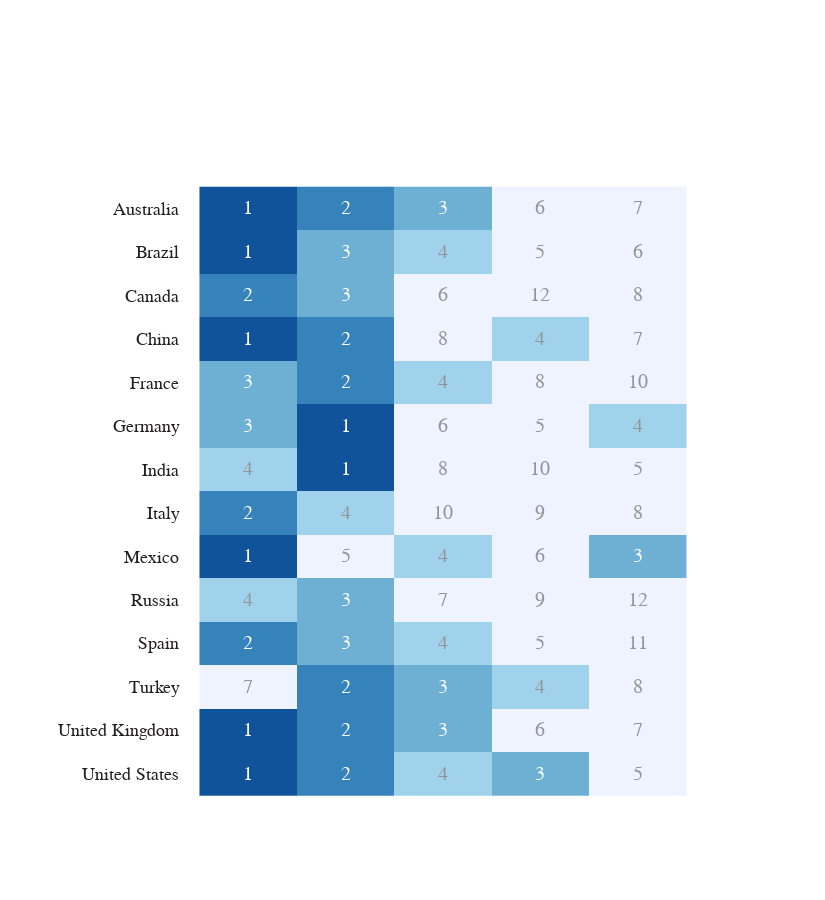

This figure's notebook cell:
### Markdown cell above
## Data Visualization

### Code cell
fig = go.Figure()

# Plot -------------------------
fig.add_heatmap(
    x=df.columns,
    y=df.index,
    z=df.loc[:,:].values,
    colorscale=[[0, 'rgb(16,83,154)'],
                [0.083333333333333, 'rgb(16,83,154)'],
                [0.083333333333333, 'rgb(54,131,187)'], 
                [0.166666666666667, 'rgb(54,131,187)'],
                [0.166666666666667, 'rgb(110,175,212)'],
                [0.25, 'rgb(110,175,212)'],
                [0.25, 'rgb(160,210,235)'],
                [0.333333333333333, 'rgb(160,210,235)'],
                [0.333333333333333, 'rgb(239,243,255)'],
                [1, 'rgb(239,243,255)']],
    showscale=False,
)

# Annotation -------------------
for i in range(5):
    for j in range(14):
        if df.iloc[j, i] < 4:
            fig.add_annotation(
                text=str(df.iloc[j, i]),
                font=dict(color="white", size=20, family="Arial"),
                x=df.columns.values[i],
                y=df.index.values[j],
                showarrow=False,
            )
        else:
            fig.add_annotation(
                text=str(df.iloc[j, i]),
                font=dict(color=GRAY7, size=20, family="Arial"),
                x=df.columns.values[i],
                y=df.index.values[j],
                showarrow=False,
            )

# Text -------------------------


# Layout -----------------------
fig.update_layout(
    width=825,
    height=900,
    margin=dict(t=165, b=82.5, l=180, r=90),
    paper_bgcolor="white",
    plot_bgcolor="white",
)

fig.update_xaxes(
    showticklabels=False,
    range=[-0.7, 5]
)

fig.update_yaxes(
    tickfont=dict(color=GRAY1, size=18, family="Arial"),
    tickcolor=GRAY8,
    range=[-1, 14]
)

### Figure 1 — Plotly figure (JSON) as saved in the notebook; plotly's stock layout.template omitted (floating-point values rounded to 4 significant figures)
{"data": [{"colorscale": [[0, "rgb(16,83,154)"], [0.08333, "rgb(16,83,154)"], [0.08333, "rgb(54,131,187)"], [0.1667, "rgb(54,131,187)"], [0.1667, "rgb(110,175,212)"], [0.25, "rgb(110,175,212)"], [0.25, "rgb(160,210,235)"], [0.3333, "rgb(160,210,235)"], [0.3333, "rgb(239,243,255)"], [1, "rgb(239,243,255)"]], "showscale": false, "type": "heatmap", "x": ["A", "B", "C", "D", "E"], "y": ["United States", "United Kingdom", "Turkey", "Spain", "Russia", "Mexico", "Italy", "India", "Germany", "France", "China", "Canada", "Brazil", "Australia"], "z": [[1, 2, 4, 3, 5], [1, 2, 3, 6, 7], [7, 2, 3, 4, 8], [2, 3, 4, 5, 11], [4, 3, 7, 9, 12], [1, 5, 4, 6, 3], [2, 4, 10, 9, 8], [4, 1, 8, 10, 5], [3, 1, 6, 5, 4], [3, 2, 4, 8, 10], [1, 2, 8, 4, 7], [2, 3, 6, 12, 8], [1, 3, 4, 5, 6], [1, 2, 3, 6, 7]]}], "layout": {"annotations": [{"font": {"color": "white", "family": "Arial", "size": 20}, "showarrow": false, "text": "1", "x": "A", "y": "United States"}, {"font": {"color": "white", "family": "Arial", "size": 20}, "showarrow": false, "text": "1", "x": "A", "y": "United Kingdom"}, {"font": {"color": "#929497", "family": "Arial", "size": 20}, "showarrow": false, "text": "7", "x": "A", "y": "Turkey"}, {"font": {"color": "white", "family": "Arial", "size": 20}, "showarrow": false, "text": "2", "x": "A", "y": "Spain"}, {"font": {"color": "#929497", "family": "Arial", "size": 20}, "showarrow": false, "text": "4", "x": "A", "y": "Russia"}, {"font": {"color": "white", "family": "Arial", "size": 20}, "showarrow": false, "text": "1", "x": "A", "y": "Mexico"}, {"font": {"color": "white", "family": "Arial", "size": 20}, "showarrow": false, "text": "2", "x": "A", "y": "Italy"}, {"font": {"color": "#929497", "family": "Arial", "size": 20}, "showarrow": false, "text": "4", "x": "A", "y": "India"}, {"font": {"color": "white", "family": "Arial", "size": 20}, "showarrow": false, "text": "3", "x": "A", "y": "Germany"}, {"font": {"color": "white", "family": "Arial", "size": 20}, "showarrow": false, "text": "3", "x": "A", "y": "France"}, {"font": {"color": "white", "family": "Arial", "size": 20}, "showarrow": false, "text": "1", "x": "A", "y": "China"}, {"font": {"color": "white", "family": "Arial", "size": 20}, "showarrow": false, "text": "2", "x": "A", "y": "Canada"}, {"font": {"color": "white", "family": "Arial", "size": 20}, "showarrow": false, "text": "1", "x": "A", "y": "Brazil"}, {"font": {"color": "white", "family": "Arial", "size": 20}, "showarrow": false, "text": "1", "x": "A", "y": "Australia"}, {"font": {"color": "white", "family": "Arial", "size": 20}, "showarrow": false, "text": "2", "x": "B", "y": "United States"}, {"font": {"color": "white", "family": "Arial", "size": 20}, "showarrow": false, "text": "2", "x": "B", "y": "United Kingdom"}, {"font": {"color": "white", "family": "Arial", "size": 20}, "showarrow": false, "text": "2", "x": "B", "y": "Turkey"}, {"font": {"color": "white", "family": "Arial", "size": 20}, "showarrow": false, "text": "3", "x": "B", "y": "Spain"}, {"font": {"color": "white", "family": "Arial", "size": 20}, "showarrow": false, "text": "3", "x": "B", "y": "Russia"}, {"font": {"color": "#929497", "family": "Arial", "size": 20}, "showarrow": false, "text": "5", "x": "B", "y": "Mexico"}, {"font": {"color": "#929497", "family": "Arial", "size": 20}, "showarrow": false, "text": "4", "x": "B", "y": "Italy"}, {"font": {"color": "white", "family": "Arial", "size": 20}, "showarrow": false, "text": "1", "x": "B", "y": "India"}, {"font": {"color": "white", "family": "Arial", "size": 20}, "showarrow": false, "text": "1", "x": "B", "y": "Germany"}, {"font": {"color": "white", "family": "Arial", "size": 20}, "showarrow": false, "text": "2", "x": "B", "y": "France"}, {"font": {"color": "white", "family": "Arial", "size": 20}, "showarrow": false, "text": "2", "x": "B", "y": "China"}, {"font": {"color": "white", "family": "Arial", "size": 20}, "showarrow": false, "text": "3", "x": "B", "y": "Canada"}, {"font": {"color": "white", "family": "Arial", "size": 20}, "showarrow": false, "text": "3", "x": "B", "y": "Brazil"}, {"font": {"color": "white", "family": "Arial", "size": 20}, "showarrow": false, "text": "2", "x": "B", "y": "Australia"}, {"font": {"color": "#929497", "family": "Arial", "size": 20}, "showarrow": false, "text": "4", "x": "C", "y": "United States"}, {"font": {"color": "white", "family": "Arial", "size": 20}, "showarrow": false, "text": "3", "x": "C", "y": "United Kingdom"}, {"font": {"color": "white", "family": "Arial", "size": 20}, "showarrow": false, "text": "3", "x": "C", "y": "Turkey"}, {"font": {"color": "#929497", "family": "Arial", "size": 20}, "showarrow": false, "text": "4", "x": "C", "y": "Spain"}, {"font": {"color": "#929497", "family": "Arial", "size": 20}, "showarrow": false, "text": "7", "x": "C", "y": "Russia"}, {"font": {"color": "#929497", "family": "Arial", "size": 20}, "showarrow": false, "text": "4", "x": "C", "y": "Mexico"}, {"font": {"color": "#929497", "family": "Arial", "size": 20}, "showarrow": false, "text": "10", "x": "C", "y": "Italy"}, {"font": {"color": "#929497", "family": "Arial", "size": 20}, "showarrow": false, "text": "8", "x": "C", "y": "India"}, {"font": {"color": "#929497", "family": "Arial", "size": 20}, "showarrow": false, "text": "6", "x": "C", "y": "Germany"}, {"font": {"color": "#929497", "family": "Arial", "size": 20}, "showarrow": false, "text": "4", "x": "C", "y": "France"}, {"font": {"color": "#929497", "family": "Arial", "size": 20}, "showarrow": false, "text": "8", "x": "C", "y": "China"}, {"font": {"color": "#929497", "family": "Arial", "size": 20}, "showarrow": false, "text": "6", "x": "C", "y": "Canada"}, {"font": {"color": "#929497", "family": "Arial", "size": 20}, "showarrow": false, "text": "4", "x": "C", "y": "Brazil"}, {"font": {"color": "white", "family": "Arial", "size": 20}, "showarrow": false, "text": "3", "x": "C", "y": "Australia"}, {"font": {"color": "white", "family": "Arial", "size": 20}, "showarrow": false, "text": "3", "x": "D", "y": "United States"}, {"font": {"color": "#929497", "family": "Arial", "size": 20}, "showarrow": false, "text": "6", "x": "D", "y": "United Kingdom"}, {"font": {"color": "#929497", "family": "Arial", "size": 20}, "showarrow": false, "text": "4", "x": "D", "y": "Turkey"}, {"font": {"color": "#929497", "family": "Arial", "size": 20}, "showarrow": false, "text": "5", "x": "D", "y": "Spain"}, {"font": {"color": "#929497", "family": "Arial", "size": 20}, "showarrow": false, "text": "9", "x": "D", "y": "Russia"}, {"font": {"color": "#929497", "family": "Arial", "size": 20}, "showarrow": false, "text": "6", "x": "D", "y": "Mexico"}, {"font": {"color": "#929497", "family": "Arial", "size": 20}, "showarrow": false, "text": "9", "x": "D", "y": "Italy"}, {"font": {"color": "#929497", "family": "Arial", "size": 20}, "showarrow": false, "text": "10", "x": "D", "y": "India"}, {"font": {"color": "#929497", "family": "Arial", "size": 20}, "showarrow": false, "text": "5", "x": "D", "y": "Germany"}, {"font": {"color": "#929497", "family": "Arial", "size": 20}, "showarrow": false, "text": "8", "x": "D", "y": "France"}, {"font": {"color": "#929497", "family": "Arial", "size": 20}, "showarrow": false, "text": "4", "x": "D", "y": "China"}, {"font": {"color": "#929497", "family": "Arial", "size": 20}, "showarrow": false, "text": "12", "x": "D", "y": "Canada"}, {"font": {"color": "#929497", "family": "Arial", "size": 20}, "showarrow": false, "text": "5", "x": "D", "y": "Brazil"}, {"font": {"color": "#929497", "family": "Arial", "size": 20}, "showarrow": false, "text": "6", "x": "D", "y": "Australia"}, {"font": {"color": "#929497", "family": "Arial", "size": 20}, "showarrow": false, "text": "5", "x": "E", "y": "United States"}, {"font": {"color": "#929497", "family": "Arial", "size": 20}, "showarrow": false, "text": "7", "x": "E", "y": "United Kingdom"}, {"font": {"color": "#929497", "family": "Arial", "size": 20}, "showarrow": false, "text": "8", "x": "E", "y": "Turkey"}, {"font": {"color": "#929497", "family": "Arial", "size": 20}, "showarrow": false, "text": "11", "x": "E", "y": "Spain"}, {"font": {"color": "#929497", "family": "Arial", "size": 20}, "showarrow": false, "text": "12", "x": "E", "y": "Russia"}, {"font": {"color": "white", "family": "Arial", "size": 20}, "showarrow": false, "text": "3", "x": "E", "y": "Mexico"}, {"font": {"color": "#929497", "family": "Arial", "size": 20}, "showarrow": false, "text": "8", "x": "E", "y": "Italy"}, {"font": {"color": "#929497", "family": "Arial", "size": 20}, "showarrow": false, "text": "5", "x": "E", "y": "India"}, {"font": {"color": "#929497", "family": "Arial", "size": 20}, "showarrow": false, "text": "4", "x": "E", "y": "Germany"}, {"font": {"color": "#929497", "family": "Arial", "size": 20}, "showarrow": false, "text": "10", "x": "E", "y": "France"}, {"font": {"color": "#929497", "family": "Arial", "size": 20}, "showarrow": false, "text": "7", "x": "E", "y": "China"}, {"font": {"color": "#929497", "family": "Arial", "size": 20}, "showarrow": false, "text": "8", "x": "E", "y": "Canada"}, {"font": {"color": "#929497", "family": "Arial", "size": 20}, "showarrow": false, "text": "6", "x": "E", "y": "Brazil"}, {"font": {"color": "#929497", "family": "Arial", "size": 20}, "showarrow": false, "text": "7", "x": "E", "y": "Australia"}], "height": 900, "margin": {"b": 82.5, "l": 180, "r": 90, "t": 165}, "paper_bgcolor": "white", "plot_bgcolor": "white", "width": 825, "xaxis": {"range": [-0.7, 5], "showticklabels": false}, "yaxis": {"range": [-1, 14], "tickcolor": "#A6A6A5", "tickfont": {"color": "#231F20", "family": "Arial", "size": 18}}}}
